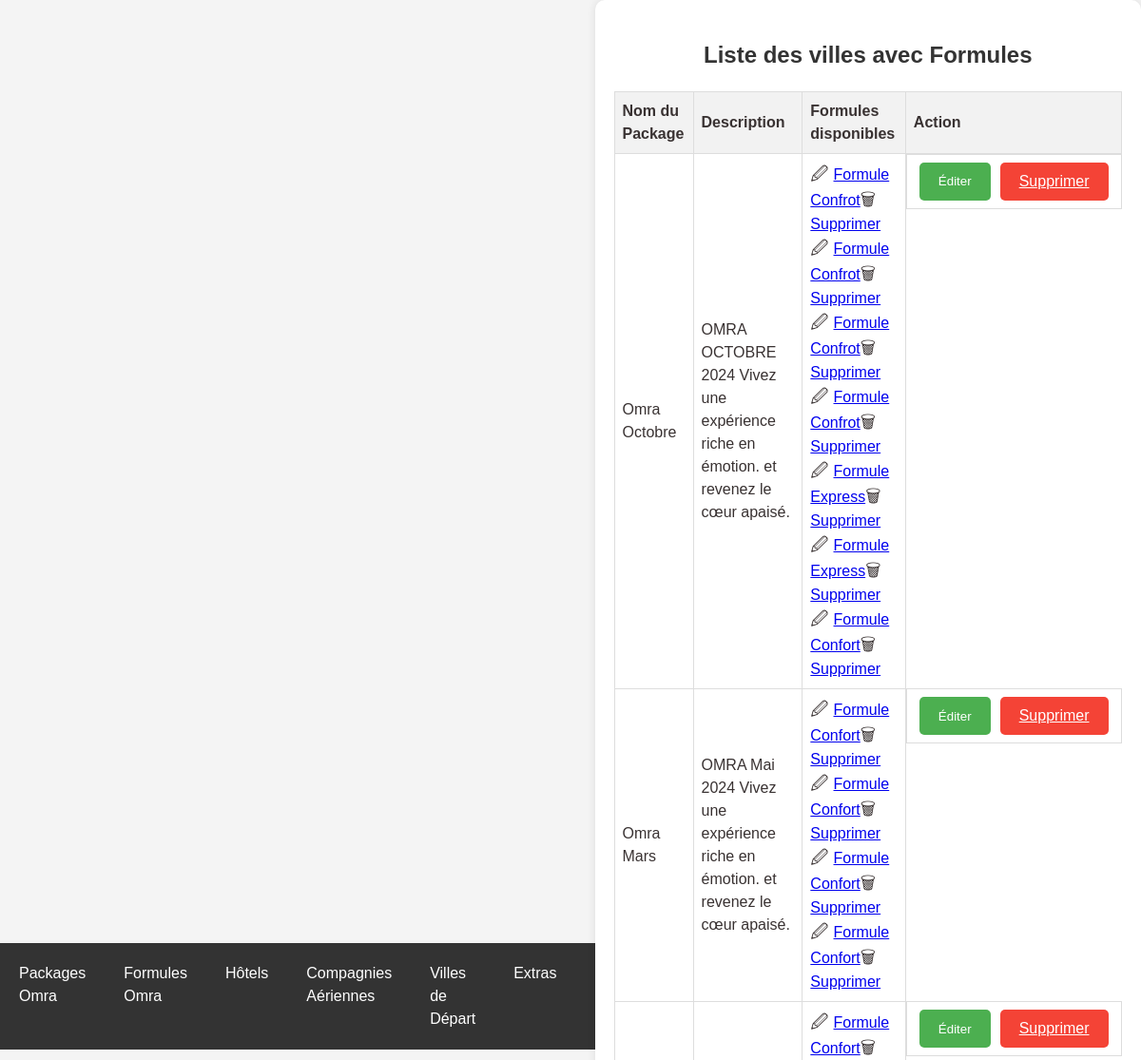
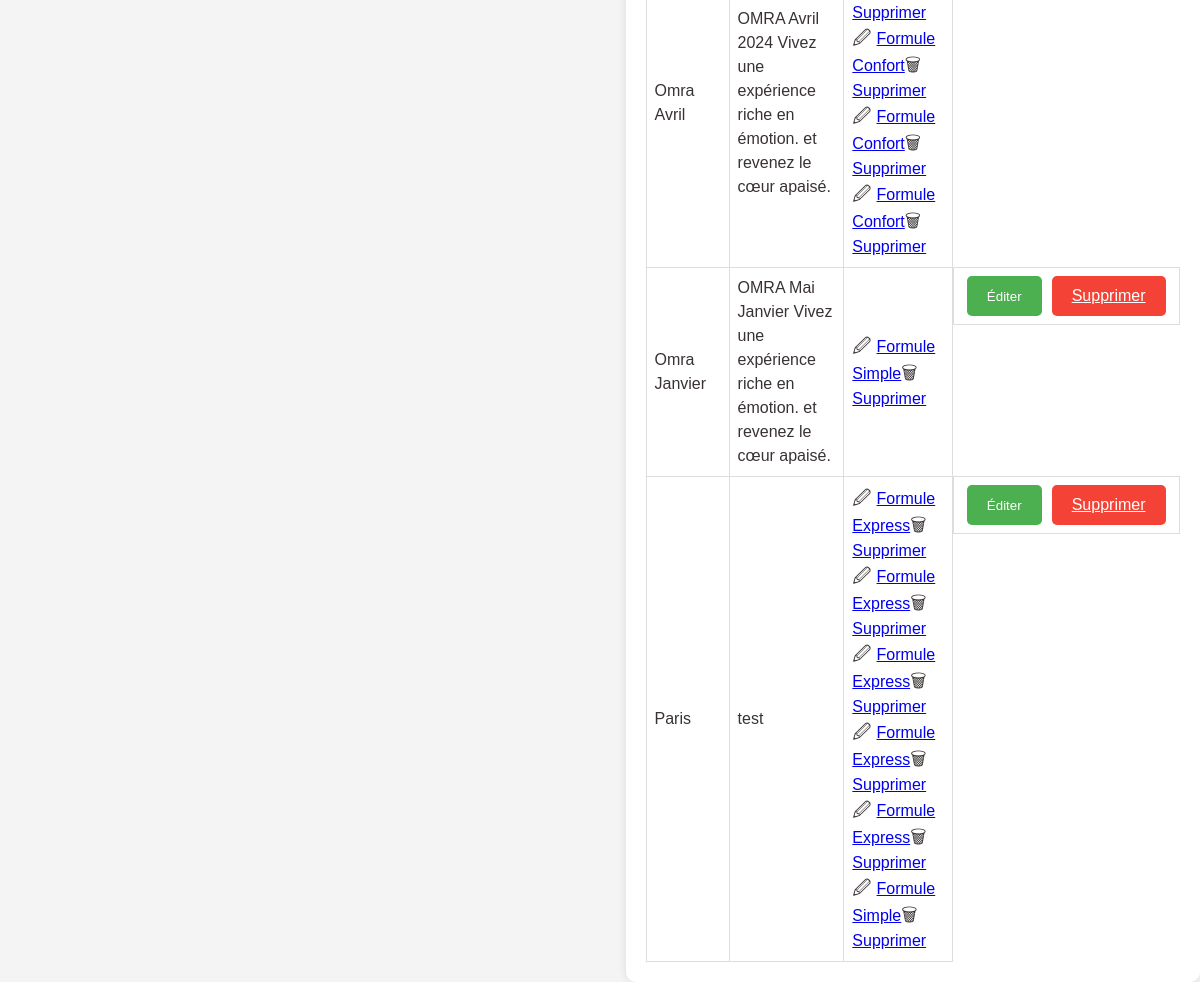
Screenshot of /omrapackage.php with the database file from the repository (2 pictures, top to bottom).
### tables this page shows
CREATE TABLE `omra_packages` (
  `id` int(11) NOT NULL,
  `nom` varchar(255) NOT NULL,
  `description` text NOT NULL,
  `photo` varchar(255) NOT NULL
);

CREATE TABLE `formules` (
  `id` int(11) NOT NULL,
  `package_id` int(11) NOT NULL,
  `nom` varchar(255) NOT NULL,
  `statut` enum('activé','désactivé') NOT NULL,
  `duree_sejour` varchar(255) NOT NULL,
  `prix_chambre_quadruple` decimal(10,2) NOT NULL,
  `prix_chambre_triple` decimal(10,2) NOT NULL,
  `prix_chambre_double` decimal(10,2) NOT NULL,
  `prix_chambre_single` decimal(10,2) NOT NULL,
  `child_discount` decimal(10,2) NOT NULL,
  `prix_bebe` decimal(10,2) NOT NULL,
  `prix_chambre_quadruple_promo` decimal(10,2) NOT NULL,
  `prix_chambre_triple_promo` decimal(10,2) NOT NULL,
  `prix_chambre_double_promo` decimal(10,2) NOT NULL,
  `prix_chambre_single_promo` decimal(10,2) NOT NULL,
  `description` text NOT NULL,
  `type_id` int(11) DEFAULT NULL
);

CREATE TABLE `type_formule_omra` (
  `id` int(11) NOT NULL,
  `nom` varchar(255) NOT NULL,
  `formule_parent_id` int(11) DEFAULT NULL
);

### omrapackage.php (the view, shortened to what this page needs)
<!DOCTYPE html>
<html lang="fr">
<head>
    <link rel="stylesheet" href="styles.css">
</head>
<body>
    <?php include 'header.php'; ?>
    <div class="container">
        <h2 class="text-center">Liste des villes avec Formules</h2>
        <table>
            <thead>
                <tr>
                    <th>Nom du Package</th>
                    <th>Description</th>
                    <th>Formules disponibles</th>
                    <th>Action</th>
                </tr>
            </thead>
            <tbody>
                <?php
                include 'db.php';
                $sql_packages = "SELECT * FROM omra_packages";
                $result_packages = mysqli_query($conn, $sql_packages);
                if (mysqli_num_rows($result_packages) > 0) {
                    while ($row_package = mysqli_fetch_assoc($result_packages)) {
                        echo "<tr>";
                        echo "<td>" . $row_package['nom'] . "</td>";
                        echo "<td>" . $row_package['description'] . "</td>";
                        $package_id = $row_package['id'];
                        $sql_formules = "SELECT formules.*, type_formule_omra.nom as type_nom
                                     FROM formules
                                     JOIN type_formule_omra ON formules.type_id = type_formule_omra.id
                                     WHERE package_id = $package_id";
                        $result_formules = mysqli_query($conn, $sql_formules);
                        if (mysqli_num_rows($result_formules) > 0) {
                            echo "<td>";
                            while ($row_formule = mysqli_fetch_assoc($result_formules)) {
                                echo "<span class='icon'>&#128393;</span><a href='edit_formule.php?id=" . $row_formule['id'] . "'>" . $row_formule['type_nom'] . "</a>";
                                echo "<span class='icon'>&#128465;</span><a href='delete_formule.php?id=" . $row_formule['id'] . "' onclick=\"return confirm('Êtes-vous sûr de vouloir supprimer cette formule?')\">Supprimer</a>";
                                echo "<br>";
                            }
                            echo "</td>";
                        } else {
                            echo "<td>Aucune formule disponible pour ce package.</td>";
                        }
                        echo "<td class='btn-group'>";
                        echo "<button class='btn btn-edit' onclick=\"window.location.href='edit_package.php?id=" . $package_id . "'\">Éditer</button>";
                        echo "<a class='btn btn-delete' href='delete_package.php?id=" . $package_id . "' onclick=\"return confirm('Êtes-vous sûr de vouloir supprimer ce package?')\">Supprimer</a>";
                        echo "</td>";
                        echo "</tr>";
                    }
                } else {
                    echo "<tr><td colspan='4'>Aucun package Omra disponible pour le moment.</td></tr>";
                }
                ?>
            </tbody>
        </table>
    </div>
</body>
</html>

### css/styles.css (style rules this page uses)
body { font-family: 'Lexend', sans-serif; line-height: 1.5; min-height: 100vh; display: flex; align-items: center; justify-content: center; color: #393232; background-color: #f7f7f7; }
.btn-group { display: flex; justify-content: space-between; }
.btn-group { margin-top: auto; }

### omrapackage.php (style rules this page uses)
body { font-family: Arial, sans-serif; background-color: #f4f4f4; margin: 0; padding: 0; box-sizing: border-box; }
.container { width: 90%; margin: auto; background-color: #fff; padding: 20px; border-radius: 10px; box-shadow: 0 0 10px rgba(0, 0, 0, 0.1); }
h2 { text-align: center; color: #333; }
table { width: 100%; border-collapse: collapse; }
th, td { border: 1px solid #ddd; padding: 8px; text-align: left; }
th { background-color: #f2f2f2; }
.btn-group { text-align: center; }
.btn { padding: 8px 20px; margin: 0 5px; border: none; border-radius: 5px; cursor: pointer; }
.btn-edit { background-color: #4CAF50; color: white; }
.btn-delete { background-color: #f44336; color: white; }
.icon { font-size: 18px; margin-right: 5px; }

### header.php (style rules this page uses)
body { font-family: Arial, sans-serif; background-color: #f4f4f4; margin: 0; padding: 0; box-sizing: border-box; }

### rows the page displays
omra_packages: nom "Omra Octobre", description "OMRA OCTOBRE 2024 Vivez une expérience riche en émotion. et revenez le cœur apaisé."
formules: type.nom "Formule Confrot"
formules: type.nom "Formule Confrot"
formules: type.nom "Formule Confrot"
formules: type.nom "Formule Confrot"
formules: type.nom "Formule Express"
formules: type.nom "Formule Express"
formules: type.nom "Formule Confort"
omra_packages: nom "Omra Mars", description "OMRA Mai 2024 Vivez une expérience riche en émotion. et revenez le cœur apaisé."
formules: type.nom "Formule Confort"
formules: type.nom "Formule Confort"
formules: type.nom "Formule Confort"
formules: type.nom "Formule Confort"
omra_packages: nom "Omra Avril", description "OMRA Avril 2024 Vivez une expérience riche en émotion. et revenez le cœur apaisé."
formules: type.nom "Formule Confort"
formules: type.nom "Formule Confort"
formules: type.nom "Formule Confort"
formules: type.nom "Formule Confort"
omra_packages: nom "Omra Janvier", description "OMRA Mai Janvier Vivez une expérience riche en émotion. et revenez le cœur apaisé."
formules: type.nom "Formule Simple"
omra_packages: nom "Paris", description "test"
formules: type.nom "Formule Express"
formules: type.nom "Formule Express"
formules: type.nom "Formule Express"
formules: type.nom "Formule Express"
formules: type.nom "Formule Express"
formules: type.nom "Formule Simple"
